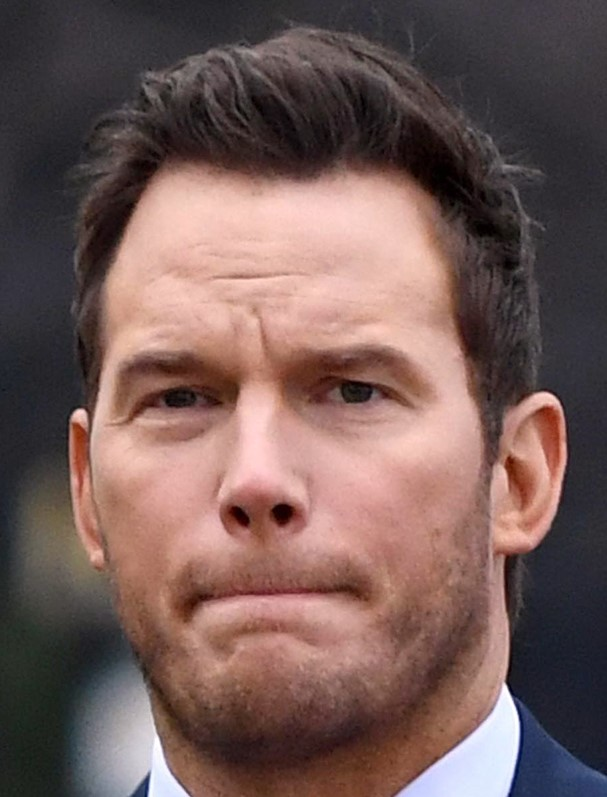
#> input picture pics/chris-pratt-1.jpg, 607 x 797 px; its folder holds 4 pictures in this run
$ python eigenface_demo.py
#> lines starting #> are read from the running program, lines starting #| are printed output that depends on the picture
#!/usr/bin/env python
# coding: utf-8

# In[1]:


import cv2
import numpy as np
import matplotlib.pyplot as plt
import matplotlib.image as mpimg
import os
from PIL import Image
import scipy.spatial


# In[2]:


images = {} #this will store images of each person
#loading all images into the "images" dictionary
for image_str in os.listdir('pics'):
    name_arr = image_str.split('-')
    name = name_arr[0] +' ' + name_arr[1]
    if images.get(name,0) == 0:
        images[name] = []
    img = Image.open('pics/'+image_str)
#> img is the input picture: PIL image 607x797 RGB; mean R, G, B 116.2, 91.5, 87.9
    new_img = img.resize((300,400))    #resize all pics to same size
#> pass 3 of the loop `for image_str in os.listdir('pics'):`:
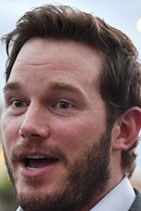
#> input picture pics/chris-pratt-3.jpg, 141 x 211 px
#> img is the input picture: PIL image 141x211 RGB; mean R, G, B 127.2, 105.7, 104.8
#> `new_img = img.resize((300,400))`:
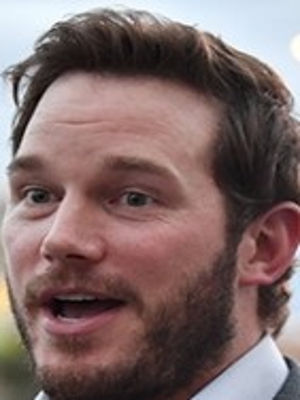
#> new_img: PIL image 300x400 RGB; mean R, G, B 127.2, 105.7, 104.8
#> the loop made 4 passes; the first 3 are shown
    images[name].append(new_img.convert('L'))

num_faces = len(images.keys())*4
#> num_faces = 4


# In[3]:


avg_face = np.zeros((400,300))


for key in images.keys():
    for i in range(4):
        avg_face += np.array(images[key][i].convert('L'))


avg_face /= num_faces
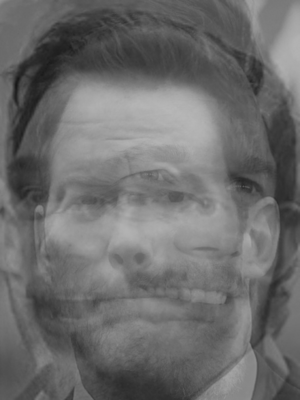
#> avg_face: shape (400, 300) float64; min 23.25, max 183.8, mean 108.5
plt.imshow(avg_face)
plt.show()
avg_face.shape


# In[4]:


A = np.empty((len(images.keys())*4,400*300))

face_idx = 0
for key in images.keys():
    for i in range(4):
        orig_face = images[key][i].convert('L')
        A[face_idx] = (np.array(orig_face)-avg_face).flatten()
        face_idx+=1
#> after the loop, face_idx = 4


# In[5]:


A = A.T


# In[6]:


L = np.matmul(A.T,A)
#> L = [[230282570.1, -36367895.6, -135883416.6, -58031257.9], [-36367895.6, 294624842.6, -238843687.4, -19413259.6], [-135883416.6, -238843687.4, 414692948.6, -39965844.6], [-58031257.9, -19413259.6, -39965844.6, 117410362.1]]
L /= num_faces
#> L = [[57570642.5, -9091973.9, -33970854.2, -14507814.5], [-9091973.9, 73656210.7, -59710921.8, -4853314.9], [-33970854.2, -59710921.8, 103673237.2, -9991461.2], [-14507814.5, -4853314.9, -9991461.2, 29352590.5]]


# In[7]:


evals, evects = np.linalg.eig(L)
#> evals = [155179919.5, -1.59e-09, 71740528.1, 37332233.3]; evects = [[0.223, -0.5, -0.83, -0.108], [0.559, -0.5, 0.507, -0.425], [-0.798, -0.5, 0.127, -0.311], [0.0161, -0.5, 0.196, 0.843]]

sort_indices = evals.argsort()[::-1]
#> sort_indices = [0, 2, 3, 1]
evals = evals[sort_indices]
#> evals = [155179919.5, 71740528.1, 37332233.3, -1.59e-09]
evects = evects[:,sort_indices]
#> evects = [[0.223, -0.83, -0.108, -0.5], [0.559, 0.507, -0.425, -0.5], [-0.798, 0.127, -0.311, -0.5], [0.0161, 0.196, 0.843, -0.5]]

M_prime = (int(num_faces/3))
#> M_prime = 1
evals = evals[:M_prime]
#> evals = [155179919.5]
evects = evects[:,:M_prime]
#> evects = [0.223, 0.559, -0.798, 0.0161]


# In[8]:


evects = np.dot(A,evects)


# In[9]:


evects = evects/np.linalg.norm(evects)


# In[10]:


W_k = np.dot(evects.T,A)
#> W_k = [[5566.3, 13924.7, -19891.6, 400.6]]


# In[11]:


#now onto testing:


# In[14]:


new_faces = {}
#> (the run stopped early here; a loop or call above may not have finished)
